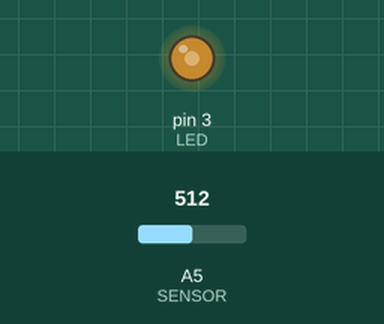
This sketch was run on a simulated Arduino Uno, built with avr-gcc and run on an emulated ATmega328P. On the bench: output pins drawn as LEDs (lit = HIGH). Inputs (shaded band) come from the test bench; at power-on: A5 (SENSOR) = 512.

Above: at 1.8 s.
1.9 s: A5 (SENSOR) set to 306
At 2.3 s:
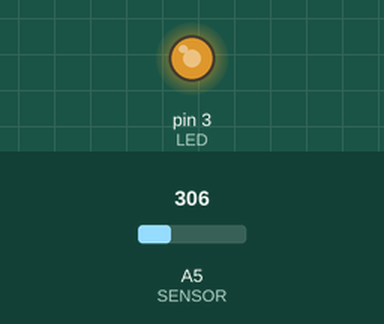
3.4 s: A5 (SENSOR) set to 122
At 4.6 s:
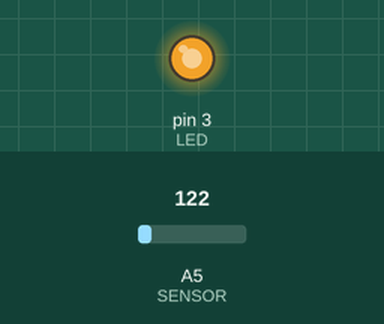
4.9 s: A5 (SENSOR) set to 900
At 5.8 s:
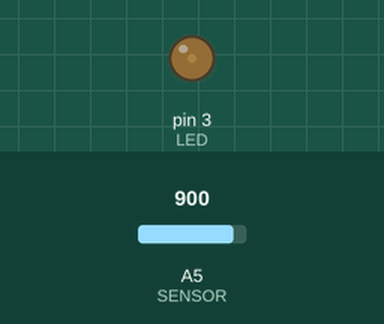
Timing chart, 0 to 7.9 s (numbered marks = the images above; inputs shaded):
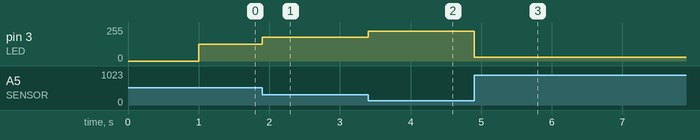

The sketch:

timer_led.ino
```cpp
#include <SimpleTimer.h>
#define SENSOR 5
#define LED 3

int adValue;

SimpleTimer firstTimer(1000);

void setup() {
 pinMode(LED, OUTPUT);
}

void loop() {
 if (firstTimer.isReady())  {
  adValue=analogRead(SENSOR);
  adValue=255-(adValue/4);
  analogWrite(LED,adValue);
  }
}
```

Measured:
- after the input at 1.9 s, pin 3 (LED): 127/255 → 179/255 at once
- after the input at 3.4 s, pin 3 (LED): 179/255 → 225/255 at once
- after the input at 4.9 s, pin 3 (LED): 225/255 → 30/255 at once
